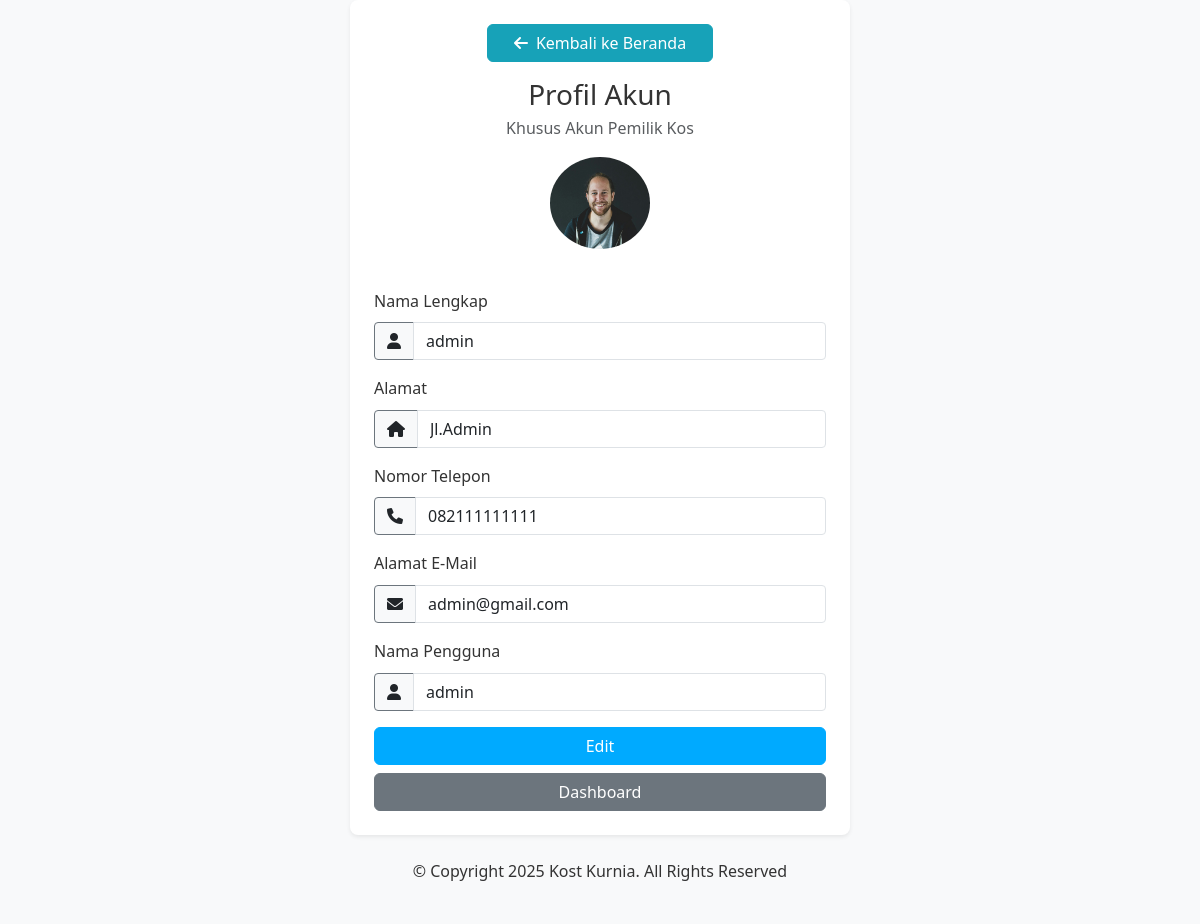
/index.php?controller=auth&action=profile (signed in), run on the app's committed database.
### tables this page shows
CREATE TABLE `users` (
  `id` int(11) NOT NULL,
  `nama_lengkap` varchar(255) NOT NULL,
  `nomor_telepon` varchar(20) NOT NULL,
  `email` varchar(255) NOT NULL,
  `alamat` text NOT NULL,
  `username` varchar(50) NOT NULL,
  `password` varchar(255) NOT NULL,
  `profile_picture` varchar(255) DEFAULT NULL,
  `created_at` datetime DEFAULT current_timestamp()
);

### controllers/AuthController.php (called while the page is built, shortened)
<?php
require_once 'models/User.php';
class AuthController {
    private $user;
    public function __construct($db) {
        $this->user = new User($db);
    }
    public function profile() {
        $user = $this->user->getById($_SESSION['user_id']);
        require_once 'views/profil-akun.php';
    }
}
?>

### models/User.php (called while the page is built, shortened)
<?php
class User {
    private $conn;
    private $table = 'users';
    public function __construct($db) {
        $this->conn = $db;
    }
    public function getById($id) {
        $query = "SELECT * FROM {$this->table} WHERE id = ?";
        $stmt = $this->conn->prepare($query);
        $stmt->bind_param('i', $id);
        $stmt->execute();
        return $stmt->get_result()->fetch_assoc();
    }
}
?>

### views/profil-akun.php (the view, shortened to what this page needs)
<!DOCTYPE html>
<html lang="id">
<head>
    <link href="https://cdn.jsdelivr.net/npm/bootstrap@5.3.0/dist/css/bootstrap.min.css" rel="stylesheet">
    <link rel="stylesheet" href="assets/css/styles.css">
    <link rel="stylesheet" href="https://cdnjs.cloudflare.com/ajax/libs/font-awesome/6.0.0-beta3/css/all.min.css">
</head>
<body>
    <div class="d-flex justify-content-center align-items-center min-vh-100 bg-light">
        <div class="auth-card p-4 shadow-sm">
            <div class="text-center mb-4">
                <a href="index.php" class="btn btn-info mb-3 w-50">
                    <i class="fas fa-arrow-left me-2"></i>Kembali ke Beranda
                </a>
                <h3 class="mb-1">Profil Akun</h3>
                <p class="text-muted">Khusus Akun Pemilik Kos</p>
                <?php if (!empty($user['profile_picture'])): ?>
                    <img src="uploads/profile/<?php echo htmlspecialchars($user['profile_picture']); ?>" class="img-fluid rounded-circle mb-3" style="max-width: 100px;" alt="Profile Picture">
                <?php else: ?>
                    <i class="fas fa-user-circle fa-5x mb-3 text-muted"></i>
                <?php endif; ?>
            </div>
            <div class="mb-3">
                <label class="form-label">Nama Lengkap</label>
                <div class="input-group">
                    <span class="input-group-text"><i class="fas fa-user"></i></span>
                    <input type="text" class="form-control" value="<?php echo htmlspecialchars($user['nama_lengkap']); ?>" readonly>
                </div>
            </div>
            <div class="mb-3">
                <label class="form-label">Alamat</label>
                <div class="input-group">
                    <span class="input-group-text"><i class="fas fa-home"></i></span>
                    <input type="text" class="form-control" value="<?php echo htmlspecialchars($user['alamat']); ?>" readonly>
                </div>
            </div>
            <div class="mb-3">
                <label class="form-label">Nomor Telepon</label>
                <div class="input-group">
                    <span class="input-group-text"><i class="fas fa-phone"></i></span>
                    <input type="text" class="form-control" value="<?php echo htmlspecialchars($user['nomor_telepon']); ?>" readonly>
                </div>
            </div>
            <div class="mb-3">
                <label class="form-label">Alamat E-Mail</label>
                <div class="input-group">
                    <span class="input-group-text"><i class="fas fa-envelope"></i></span>
                    <input type="email" class="form-control" value="<?php echo htmlspecialchars($user['email']); ?>" readonly>
                </div>
            </div>
            <div class="mb-3">
                <label class="form-label">Nama Pengguna</label>
                <div class="input-group">
                    <span class="input-group-text"><i class="fas fa-user"></i></span>
                    <input type="text" class="form-control" value="<?php echo htmlspecialchars($user['username']); ?>" readonly>
                </div>
            </div>
            <a href="index.php?controller=auth&action=editProfile" class="btn btn-primary w-100">Edit</a>
            <a href="index.php?controller=auth&action=dashboard" class="btn btn-secondary w-100 mt-2">Dashboard</a>
        </div>
    </div>
    <footer class="text-center py-4">
        <p>© Copyright 2025 Kost Kurnia. All Rights Reserved</p>
    </footer>
</body>
</html>

### assets/css/styles.css (style rules this page uses)
:root { --primary-color: #00aaff; --primary-hover: #0088cc; --header-bg: #023247; --text-light: #ffffff; --text-dark: #333333; --text-muted: #6c757d; --body-bg: #f8f9fa; --shadow-color: rgba(0, 0, 0, 0.1); --heading-dark: #1a2a44; --card-bg: #ffffff; }
* { margin: 0; padding: 0; box-sizing: border-box; }
body { font-family: 'Segoe UI', Tahoma, Geneva, Verdana, sans-serif; background-color: var(--body-bg); color: var(--text-dark); line-height: 1.6; }
a { text-decoration: none; transition: all 0.3s ease; }
img { max-width: 100%; height: auto; }
.btn-primary { background-color: var(--primary-color); border-color: var(--primary-color); transition: all 0.3s ease; }
.btn-info { background-color: #17a2b8; border-color: #17a2b8; color: var(--text-light); }
.shadow-sm { box-shadow: 0 0.125rem 0.25rem rgba(0, 0, 0, 0.075) !important; }
.auth-card { max-width: 500px; width: 100%; background-color: var(--card-bg); border-radius: 0.5rem; box-shadow: 0 0.125rem 0.25rem var(--shadow-color); padding: 1.5rem; }
.form-control, .input-group-text { border-radius: 0.25rem; }
.input-group-text { background-color: var(--body-bg); border-color: var(--text-muted); }
footer { background-color: var(--body-bg); color: var(--text-dark); }

### data on the page
users: profile_picture (picture), nama_lengkap "admin", alamat "Jl.Admin", nomor_telepon "082111111111", email "admin@gmail.com", username "admin"
